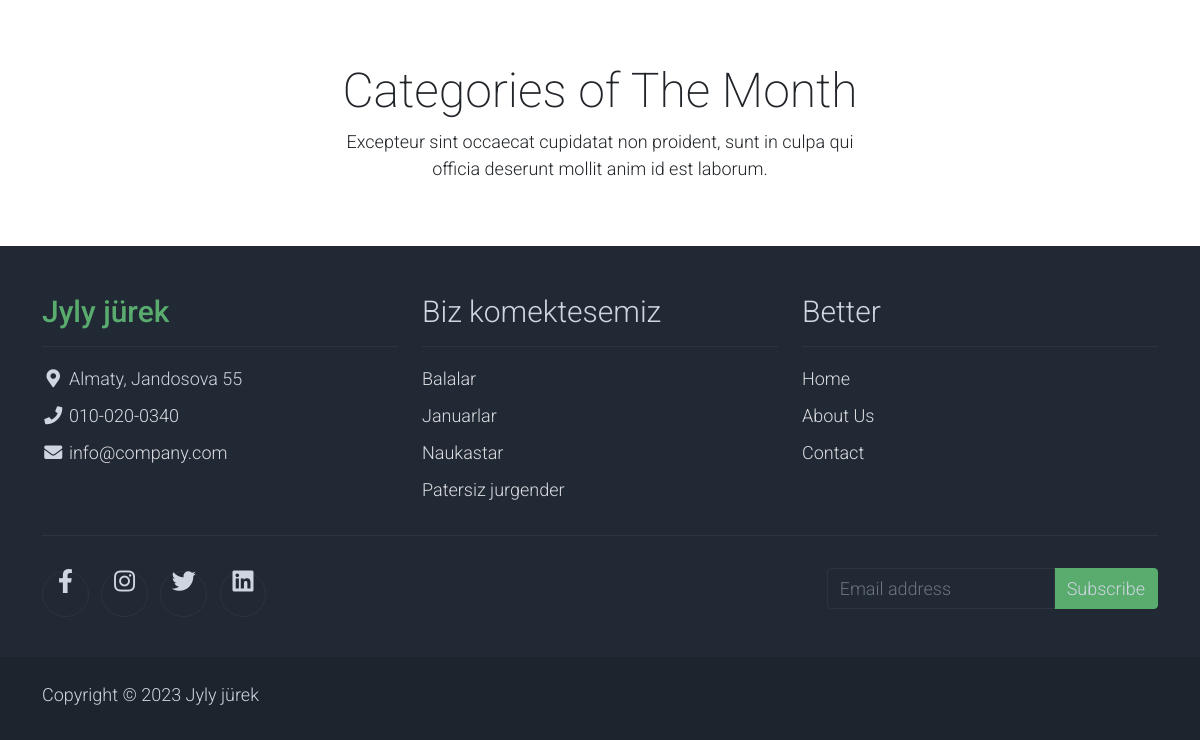
The app's page / (lower part), older data.
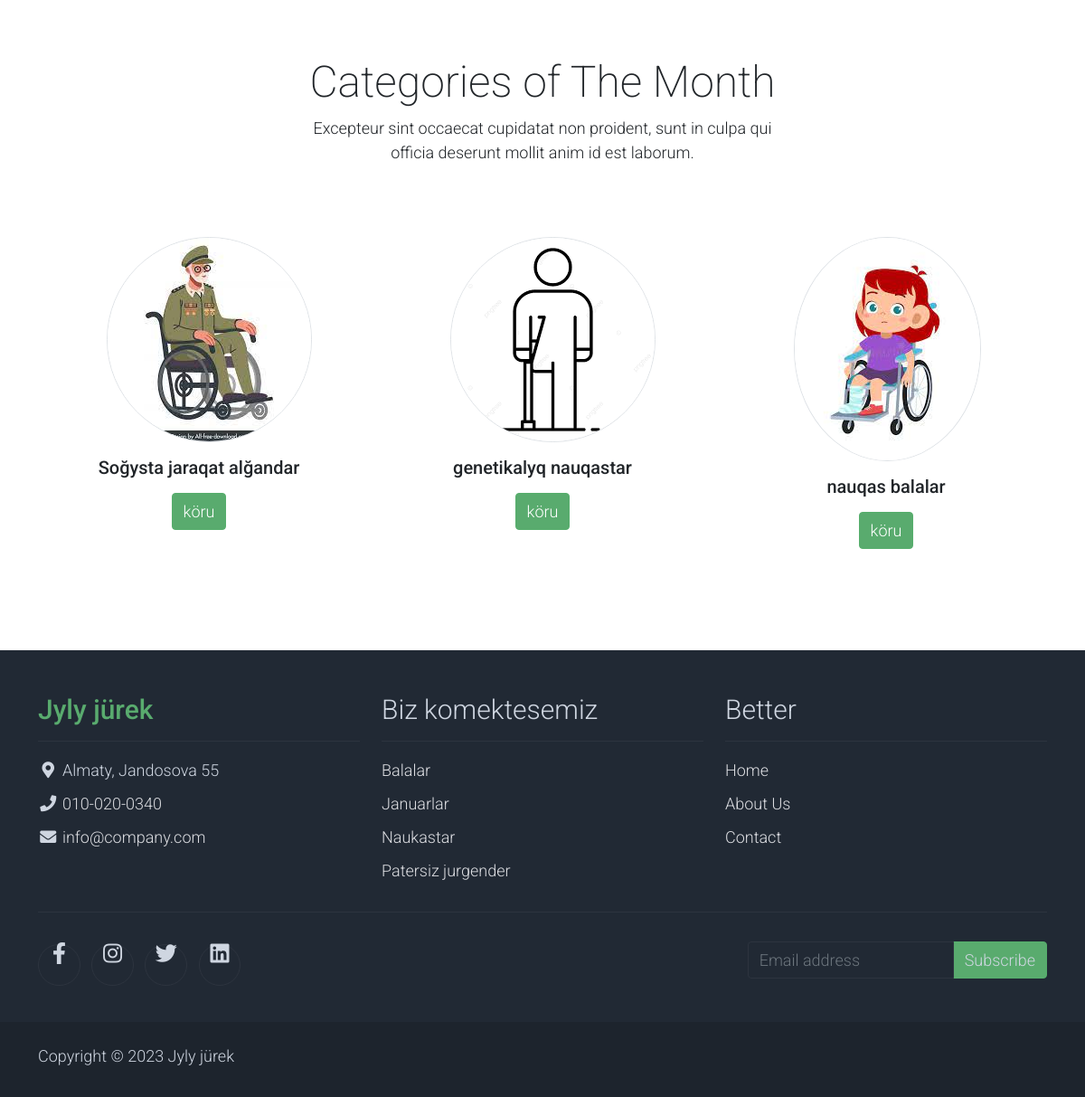
The same page, newer data.
### fond/models.py (models this page shows, shortened)
class Category(models.Model):
    name = models.CharField(max_length=250)
    slug = models.SlugField(unique=True, null=True, blank=True)
    poster = models.ImageField(null=True, blank=True, upload_to="category/photos/")
    created_at = models.DateTimeField(auto_now_add=True)
    def get_absolute_url(self):
        return reverse('category', kwargs={"slug": self.slug})

### fond/views.py (the view)
# urls.py: path('', IndexView.as_view(), name='index'),
class IndexView(DataMixin, TemplateView):
    template_name = "fond/index.html"
    def get_context_data(self, **kwargs):
        context = super().get_context_data(**kwargs)
        mixin = self.get_user_context(title="index")
        return dict(list(context.items()) + list(mixin.items()))

### fond/utils.py (called while the page is built)
    def get_user_context(self, **kwargs):
        context = kwargs
        cats = Category.objects.all()
        context["cats"] = cats
        return context

### fond/templates/fond/index.html (shortened to what this page needs)
{% extends 'fond/base.html' %}
{% load static %}
{% block base %}
    <section class="container py-5">
        <div class="row text-center pt-3">
            <div class="col-lg-6 m-auto">
                <h1 class="h1">Categories of The Month</h1>
                <p>
                    Excepteur sint occaecat cupidatat non proident, sunt in culpa qui officia
                    deserunt mollit anim id est laborum.
                </p>
            </div>
        </div>
        <div class="row">
            {% if cats %}
                {% for cat in cats %}
                    <div class="col-12 col-md-4 p-5 mt-3">
                        <a href="#"> <img style="margin-left: 40px" src="{{ cat.poster.url }}"
                                          class="rounded-circle img-fluid border" alt="..."></a>
                        <h5 class="text-center mt-3 mb-3">{{ cat.name }}</h5>
                        <p class="text-center"><a href="{{ cat.get_absolute_url }}" class="btn btn-success">köru</a>
                        </p>
                    </div>
                {% endfor %}
            {% endif %}
        </div>
    </section>
{% endblock base %}

Row changes from the older to the newer data that the page shows:
added Category: poster (picture), name "Soğysta jaraqat alğandar"
added Category: poster (picture), name "genetikalyq nauqastar"
added Category: poster (picture), name "nauqas balalar"
